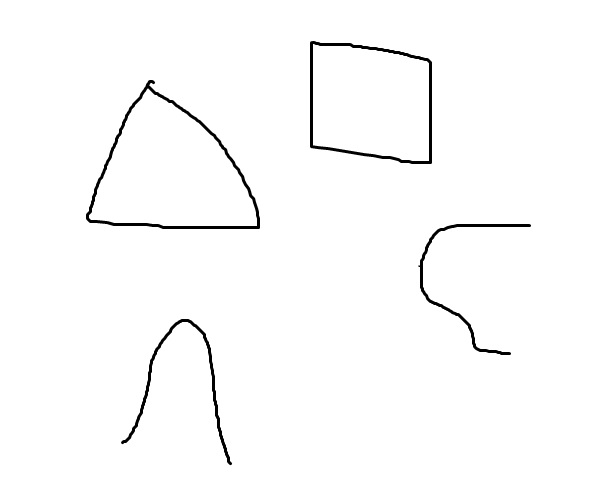
//> input picture corner/corner.jpg, 589 x 502 px
$ ./corner   (built with g++ and OpenCV 4)
//> lines starting //> are read from the running program, lines starting //| are printed output that depends on the picture; after the words box and inside, x2 and y2 are one past the last pixel; in counts of white or black regions, pixels touching at a corner belong together

#include "stdafx.h"
#include <stdio.h>
#include <iostream>
#include "opencv2/imgproc/imgproc.hpp"
#include "opencv2/core/core.hpp"
#include "opencv2/legacy/legacy.hpp"
#include "opencv2/nonfree/nonfree.hpp"
#include "opencv2/highgui/highgui.hpp"
#include "opencv2/calib3d/calib3d.hpp"
#include <vector>
using namespace cv;
using namespace std;

//Global variables
Mat src, src_gray, dst_norm_scaled;
int thresh = 110;
int max_thresh = 150;

int maxCorners = 23;
int maxTrackbar = 100;

char* source_window = "Source image";
char* corners_window = "Corners detected";

/// Function header
void cornerHarris_demo(int, void*);
void cornerShiTomasi_demo(int, void*);

int main()
{
	src = imread("corner.jpg", 1);
//> src is the input picture: 502 rows x 589 cols, CV_8UC3; min 0, max 255, mean 250.9
	cvtColor(src, src_gray, CV_BGR2GRAY);

	/// Create a window and a trackbar
	namedWindow(source_window, CV_WINDOW_AUTOSIZE);
	createTrackbar("Harris: ", source_window, &thresh, max_thresh, cornerHarris_demo);
	createTrackbar("ShiTomasi:", source_window, &maxCorners, maxTrackbar, cornerShiTomasi_demo);

	namedWindow(corners_window, CV_WINDOW_AUTOSIZE);
	namedWindow(source_window, CV_WINDOW_AUTOSIZE);

	cornerHarris_demo(0, 0);
	cornerShiTomasi_demo(0, 0);


	waitKey(0);
	return(0);
}

void cornerHarris_demo(int, void*)
{
	Mat dst, dst_norm;
	dst = Mat::zeros(src.size(), CV_32FC1);
	/// Detector parameters
	int blockSize = 2;
	int apertureSize = 3;
	double k = 0.04;
	/// Detecting corners
	cornerHarris(src_gray, dst, blockSize, apertureSize, k, BORDER_DEFAULT);
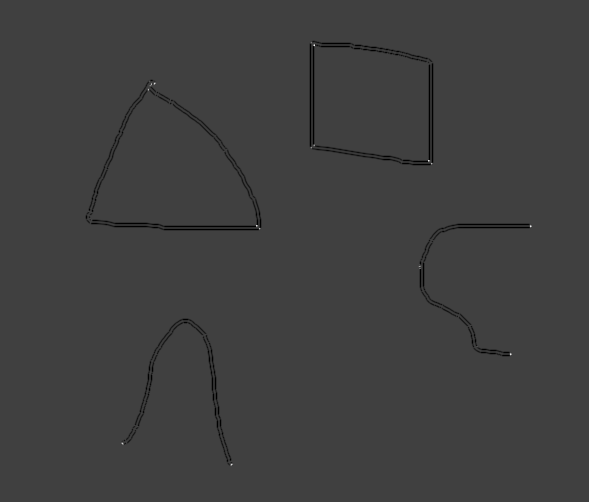
//> dst: 502 rows x 589 cols, CV_32FC1; min -0.04, max 0.119, mean -0.000442; drawn with min black and max white
	/// Normalizing
	normalize(dst, dst_norm, 0, 255, NORM_MINMAX, CV_32FC1, Mat());
	convertScaleAbs(dst_norm, dst_norm_scaled);
	/// Drawing a circle around corners
	for (int j = 0; j < dst_norm.rows; j++)
	{
		for (int i = 0; i < dst_norm.cols; i++)
		{
			if ((int)dst_norm.at<float>(j, i) > thresh)
			{
				circle(dst_norm_scaled, Point(i, j), 5, Scalar(0), -1, 8, 0);
				circle(src, Point(i, j), 5, Scalar(255, 0, 0), -1, 8, 0);
			}
		}
	}
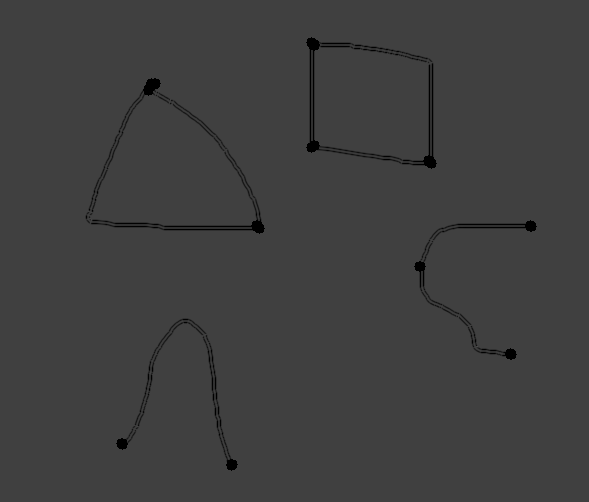
//> dst_norm_scaled: 502 rows x 589 cols, CV_8UC1; min 0, max 76, mean 63.1
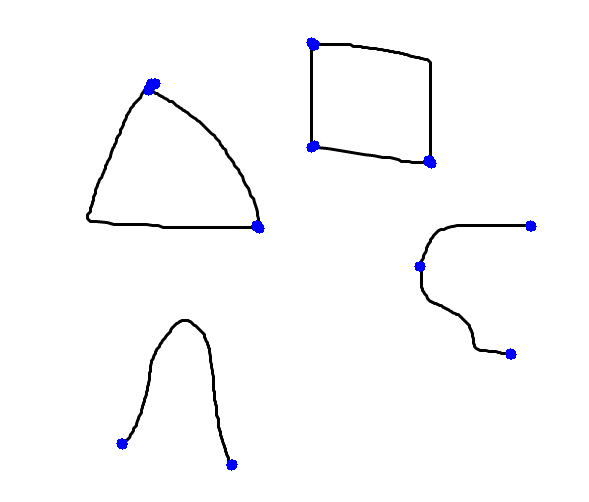
//> src: 502 rows x 589 cols, CV_8UC3; 0.41% of pixels changed, all inside (x1, y1, x2, y2) = (116, 37, 537, 471)
	/// Showing the result
	imshow(corners_window, dst_norm_scaled);
	imshow(source_window, src);
}

void cornerShiTomasi_demo(int, void*)
{
	if (maxCorners < 1) { maxCorners = 1; }
	/// Parameters for Shi-Tomasi algorithm
	vector<Point2f> corners;
	double qualityLevel = 0.01;
	double minDistance = 10;
	int blockSize = 3;
	bool useHarrisDetector = false;
	double k = 0.04;
	/// Copy the source image
	Mat cormat;
	/// Apply corner detection :Determines strong corners on an image.
	goodFeaturesToTrack(src_gray,
		corners,
		maxCorners,
		qualityLevel,
		minDistance,
		Mat(),
		blockSize,
		useHarrisDetector,
		k);
//> corners = 23 Points (x, y), first 12: [510, 353], [530, 225], [313, 44], [428, 160], [256, 225], [122, 442], [230, 464], [154, 82], [313, 144], [419, 266], [90, 218], [476, 346]
	/// Draw corners detected
	for (int i = 0; i < corners.size(); i++){
		circle(dst_norm_scaled, corners[i], 5, Scalar(255), 2, 8, 0);
		circle(src, corners[i], 4, Scalar(0, 255, 0), 2, 8, 0);
	}
//> this loop made 23 passes
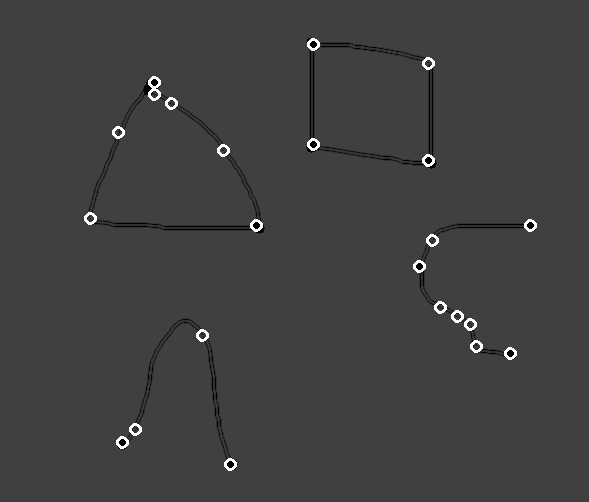
//> dst_norm_scaled: 502 rows x 589 cols, CV_8UC1; 0.7% of pixels changed, all inside (x1, y1, x2, y2) = (84, 38, 537, 471)
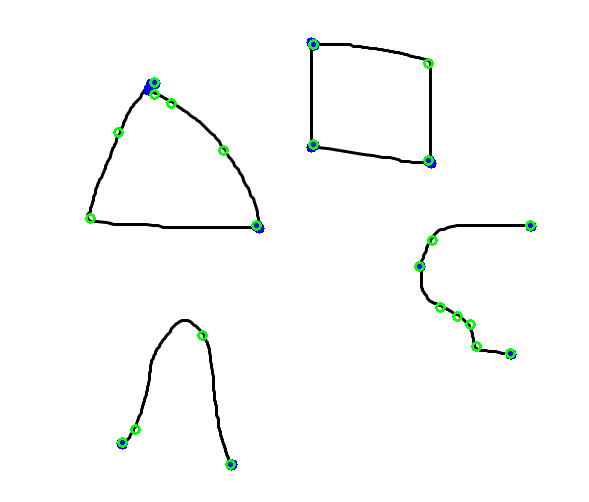
//> src: 502 rows x 589 cols, CV_8UC3; 0.53% of pixels changed, all inside (x1, y1, x2, y2) = (85, 39, 536, 470)

	/// Show what you got
	imshow(corners_window, dst_norm_scaled);
	imshow(source_window, src);
}
